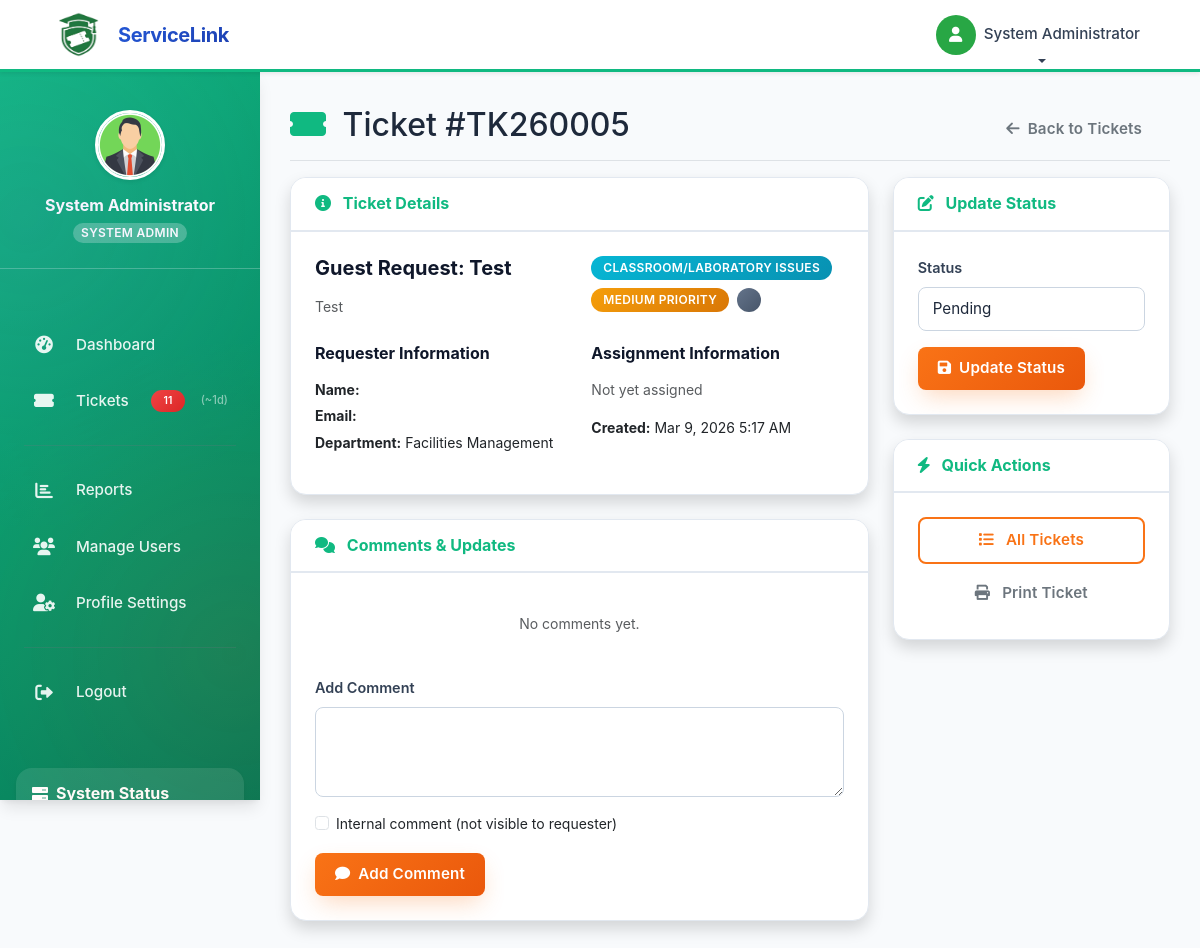
The app's page /tickets/view.php?id=13 (signed in) with its own data.
### tables this page shows
CREATE TABLE `users` (
  `id` int(11) NOT NULL,
  `user_number` varchar(20) DEFAULT NULL,
  `first_name` varchar(100) NOT NULL,
  `last_name` varchar(100) NOT NULL,
  `email` varchar(255) NOT NULL,
  `phone_number` varchar(20) DEFAULT NULL,
  `password_hash` varchar(255) DEFAULT NULL,
  `google_id` varchar(255) DEFAULT NULL,
  `role` enum('admin','department_admin','staff','user') DEFAULT 'user',
  `user_type` varchar(50) DEFAULT NULL COMMENT 'For staff: MIS, Labtech, Utility, Maintenance',
  `department_id` int(11) DEFAULT NULL,
  `campus_id` int(11) DEFAULT NULL,
  `year_level` enum('1st Year','2nd Year','3rd Year','4th Year','5th Year','Graduate','Faculty','Staff') DEFAULT '1st Year',
  `profile_picture` varchar(255) DEFAULT NULL,
  `is_active` tinyint(1) DEFAULT 1,
  `email_verified` tinyint(1) DEFAULT 0,
  `created_at` timestamp NOT NULL DEFAULT current_timestamp(),
  `updated_at` timestamp NOT NULL DEFAULT current_timestamp() ON UPDATE current_timestamp()
);

CREATE TABLE `tickets` (
  `id` int(11) NOT NULL,
  `ticket_number` varchar(20) NOT NULL,
  `title` varchar(255) NOT NULL,
  `description` text NOT NULL,
  `recommendations` text DEFAULT NULL,
  `category_id` int(11) DEFAULT NULL,
  `subcategory_id` int(11) DEFAULT NULL,
  `location_id` int(11) DEFAULT NULL,
  `priority` enum('low','medium','high','emergency') DEFAULT 'low',
  `status` enum('pending','in_progress','resolved','unresolved') DEFAULT 'pending',
  `resolution_type` enum('online','onsite') DEFAULT NULL,
  `estimated_days_to_solve` int(11) DEFAULT NULL,
  `requester_id` int(11) DEFAULT NULL,
  `assigned_to` int(11) DEFAULT NULL,
  `department_id` int(11) DEFAULT NULL,
  `ai_analysis` text DEFAULT NULL,
  `resolution` text DEFAULT NULL,
  `satisfaction_rating` int(11) DEFAULT NULL CHECK (`satisfaction_rating` >= 1 and `satisfaction_rating` <= 5),
  `satisfaction_feedback` text DEFAULT NULL,
  `created_at` timestamp NOT NULL DEFAULT current_timestamp(),
  `updated_at` timestamp NOT NULL DEFAULT current_timestamp() ON UPDATE current_timestamp(),
  `resolved_at` timestamp NULL DEFAULT NULL,
  `closed_at` timestamp NULL DEFAULT NULL,
  `is_client` tinyint(1) DEFAULT 0,
  `client_name` varchar(255) DEFAULT NULL,
  `client_email` varchar(255) DEFAULT NULL,
  `client_department` varchar(255) DEFAULT NULL,
  `tracking_code` varchar(20) DEFAULT NULL,
  `guest_campus` varchar(255) DEFAULT NULL,
  `guest_room` varchar(100) DEFAULT NULL,
  `guest_contact_info` text DEFAULT NULL
);

CREATE TABLE `service_categories` (
  `id` int(11) NOT NULL,
  `name` varchar(255) NOT NULL,
  `description` text DEFAULT NULL,
  `department_id` int(11) DEFAULT NULL,
  `is_active` tinyint(1) DEFAULT 1,
  `created_at` timestamp NOT NULL DEFAULT current_timestamp(),
  `updated_at` timestamp NOT NULL DEFAULT current_timestamp() ON UPDATE current_timestamp()
);

CREATE TABLE `departments` (
  `id` int(11) NOT NULL,
  `name` varchar(255) NOT NULL,
  `code` varchar(10) NOT NULL,
  `description` text DEFAULT NULL,
  `head_user_id` int(11) DEFAULT NULL,
  `is_active` tinyint(1) DEFAULT 1,
  `created_at` timestamp NOT NULL DEFAULT current_timestamp(),
  `updated_at` timestamp NOT NULL DEFAULT current_timestamp() ON UPDATE current_timestamp()
);

### tickets/view.php (the view, shortened to what the rows shown need)
<?php
require_once '../config/database.php';
require_once '../includes/functions.php';
$ticket_id = $_GET['id'] ?? null;
try {
    $stmt = $pdo->prepare("
        SELECT t.*, sc.name as category_name, d.name as department_name,
               CONCAT(requester.first_name, ' ', requester.last_name) as requester_name,
               requester.email as requester_email,
               CONCAT(staff.first_name, ' ', staff.last_name) as assigned_staff_name,
               staff.email as assigned_staff_email
        FROM tickets t
        LEFT JOIN service_categories sc ON t.category_id = sc.id
        LEFT JOIN departments d ON t.department_id = d.id
        LEFT JOIN users requester ON t.requester_id = requester.id
        LEFT JOIN users staff ON t.assigned_to = staff.id
        WHERE t.id = ?
    ");
    $stmt->execute([$ticket_id]);
    $ticket = $stmt->fetch();
    $current_status = normalizeStatus($ticket['status']);
} catch (PDOException $e) {
    header('Location: index.php');
    exit;
}
?>
<!DOCTYPE html>
<html lang="en">
<head>
    <link href="https://cdn.jsdelivr.net/npm/bootstrap@5.3.0/dist/css/bootstrap.min.css" rel="stylesheet">
    <link href="https://cdnjs.cloudflare.com/ajax/libs/font-awesome/6.0.0/css/all.min.css" rel="stylesheet">
    <link href="../assets/css/style.css" rel="stylesheet">
</head>
<body>
    <div class="container-fluid p-0">
        <?php include '../includes/sidebar.php'; ?>
        <main class="dashboard-content">
            <div class="d-flex justify-content-between flex-wrap flex-md-nowrap align-items-center pt-3 pb-2 mb-3 border-bottom">
                <h1 class="h2">
                    <i class="fas fa-ticket-alt text-success me-2"></i>
                    Ticket #<?php echo htmlspecialchars($ticket['ticket_number']); ?>
                </h1>
                <div class="btn-toolbar mb-2 mb-md-0">
                    <div class="btn-group me-2">
                    </div>
                </div>
            </div>
            <div class="row">
                <div class="col-lg-8 mb-4">
                    <div class="card shadow">
                        <div class="card-body">
                            <div class="row mb-3">
                                <div class="col-md-6">
                                    <h5><?php echo htmlspecialchars($ticket['title']); ?></h5>
                                    <p class="text-muted mb-2"><?php echo nl2br(htmlspecialchars($ticket['description'])); ?></p>
                                </div>
                                <div class="col-md-6">
                                    <div class="d-flex flex-wrap gap-2 mb-3">
                                        <span class="badge bg-info"><?php echo htmlspecialchars($ticket['category_name'] ?? 'General'); ?></span>
                                        <span class="badge bg-<?php echo getPriorityColor($ticket['priority']); ?>">
                                            <?php echo ucfirst($ticket['priority']); ?> Priority
                                        </span>
                                        <span class="badge bg-<?php echo getStatusColor($current_status); ?>">
                                        </span>
                                    </div>
                                </div>
                            </div>
                            <div class="row">
                                <div class="col-md-6">
                                    <h6>Requester Information</h6>
                                    <p class="mb-1"><strong>Name:</strong> <?php echo htmlspecialchars($ticket['requester_name']); ?></p>
                                    <p class="mb-1"><strong>Email:</strong> <?php echo htmlspecialchars($ticket['requester_email']); ?></p>
                                    <p class="mb-3"><strong>Department:</strong> <?php echo htmlspecialchars($ticket['department_name'] ?? 'N/A'); ?></p>
                                </div>
                                <div class="col-md-6">
                                    <h6>Assignment Information</h6>
                                    <?php if ($ticket['assigned_staff_name']): ?>
                                        <p class="mb-1"><strong>Assigned to:</strong> <?php echo htmlspecialchars($ticket['assigned_staff_name']); ?></p>
                                        <p class="mb-1"><strong>Staff Email:</strong> <?php echo htmlspecialchars($ticket['assigned_staff_email']); ?></p>
                                    <?php else: ?>
                                        <p class="text-muted">Not yet assigned</p>
                                    <?php endif; ?>
                                    <p class="mb-1"><strong>Created:</strong> <?php echo date('M j, Y g:i A', strtotime($ticket['created_at'])); ?></p>
                                </div>
                            </div>
                        </div>
                    </div>
                </div>
            </div>
        </main>
    </div>
</body>
</html>

### includes/sidebar.php (shortened to what the rows shown need)
<?php
$current_dir  = basename(dirname($_SERVER['PHP_SELF']));
?>
<nav id="sidebarMenu" class="dashboard-sidebar">
    <div class="pt-3 pb-5">
        <div class="text-center mb-4 p-4 border-bottom border-light border-opacity-25">
            <div class="mb-3 position-relative d-inline-block">
                <?php
                $profile_picture = null;
                try {
                    $sPic = $pdo->prepare("SELECT profile_picture FROM users WHERE id = ?");
                    $sPic->execute([$_SESSION['user_id']]);
                    $profile_picture = $sPic->fetch()['profile_picture'] ?? null;
                } catch (PDOException $e) {
                    $profile_picture = $_SESSION['profile_picture'] ?? null;
                }
                $pic_prefix = in_array($current_dir, ['admin', 'department', 'staff', 'student']) ? '../' : '';
                if ($profile_picture): ?>
                    <img src="<?php echo $pic_prefix . htmlspecialchars($profile_picture); ?>"
                        alt="Profile" class="rounded-circle shadow-sm"
                        style="width:70px;height:70px;object-fit:cover;border:3px solid #fff;">
                <?php endif; ?>
            </div>
        </div>
    </div>
</nav>

### records on screen
users: profile_picture (picture)
tickets: ticket_number "TK260005", title "Guest Request: Test", description "Test", service_categories.name "CLASSROOM/LABORATORY ISSUES", priority "MEDIUM", department.name "Facilities Management", created_at "Mar 9, 2026 5:17 AM"

### other values on screen
$_SESSION['user_name'] "System Administrator"
$_sb_badge "11"
$_sb_avg "1"
